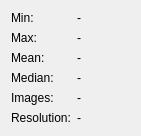
  <widget class="QWidget" name="layoutWidget">
   <property name="geometry">
    <rect>
     <x>10</x>
     <y>500</y>
     <width>141</width>
     <height>116</height>
    </rect>
   </property>
   <layout class="QFormLayout" name="formLayout">
    <property name="fieldGrowthPolicy">
     <enum>QFormLayout::AllNonFixedFieldsGrow</enum>
    </property>
    <item row="1" column="0">
     <widget class="QLabel" name="label_2">
      <property name="text">
       <string>Min:</string>
      </property>
     </widget>
    </item>
    <item row="1" column="1">
     <widget class="QLabel" name="labelMin">
      <property name="text">
       <string>-</string>
      </property>
     </widget>
    </item>
    <item row="2" column="0">
     <widget class="QLabel" name="label">
      <property name="sizePolicy">
       <sizepolicy hsizetype="Fixed" vsizetype="Fixed">
        <horstretch>0</horstretch>
        <verstretch>0</verstretch>
       </sizepolicy>
      </property>
      <property name="text">
       <string>Max:</string>
      </property>
     </widget>
    </item>
    <item row="2" column="1">
     <widget class="QLabel" name="labelMax">
      <property name="text">
       <string>-</string>
      </property>
     </widget>
    </item>
    <item row="3" column="0">
     <widget class="QLabel" name="label_4">
      <property name="text">
       <string>Mean:</string>
      </property>
     </widget>
    </item>
    <item row="3" column="1">
     <widget class="QLabel" name="labelMean">
      <property name="text">
       <string>-</string>
      </property>
     </widget>
    </item>
    <item row="4" column="0">
     <widget class="QLabel" name="label_3">
      <property name="text">
       <string>Median:</string>
      </property>
     </widget>
    </item>
    <item row="4" column="1">
     <widget class="QLabel" name="labelMedian">
      <property name="text">
       <string>-</string>
      </property>
     </widget>
    </item>
    <item row="5" column="0">
     <widget class="QLabel" name="label_5">
      <property name="text">
       <string>Images: </string>
      </property>
     </widget>
    </item>
    <item row="5" column="1">
     <widget class="QLabel" name="labelImagesRecorded">
      <property name="text">
       <string>-</string>
      </property>
     </widget>
    </item>
    <item row="6" column="0">
     <widget class="QLabel" name="label_9">
      <property name="text">
       <string>Resolution:</string>
      </property>
     </widget>
    </item>
    <item row="6" column="1">
     <widget class="QLabel" name="labelResolution">
      <property name="text">
       <string>-</string>
      </property>
     </widget>
    </item>
   </layout>
  </widget>
